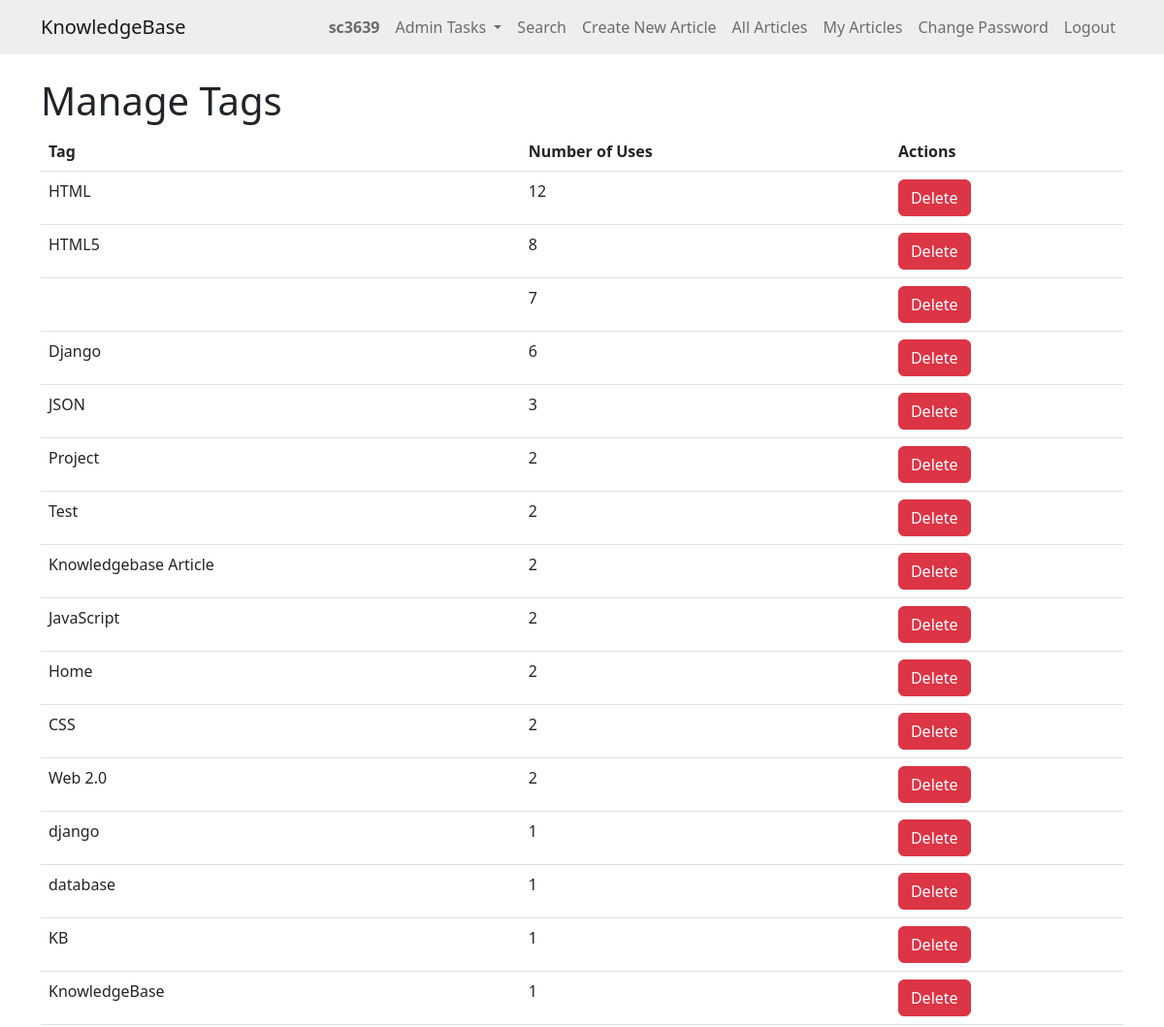
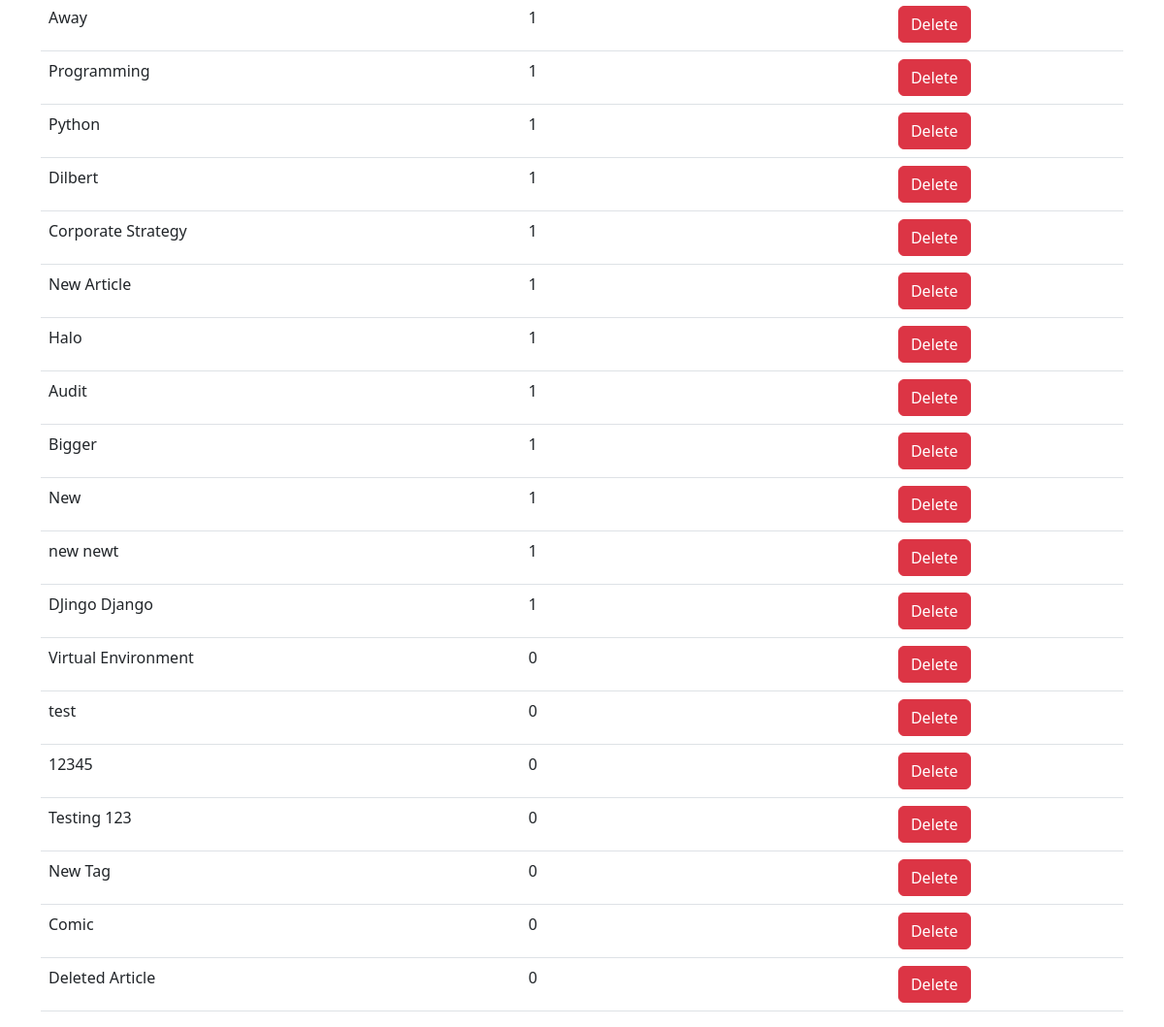
/manage_tags/ (signed in), run on an earlier commit of the app's database (2 pictures, top to bottom).
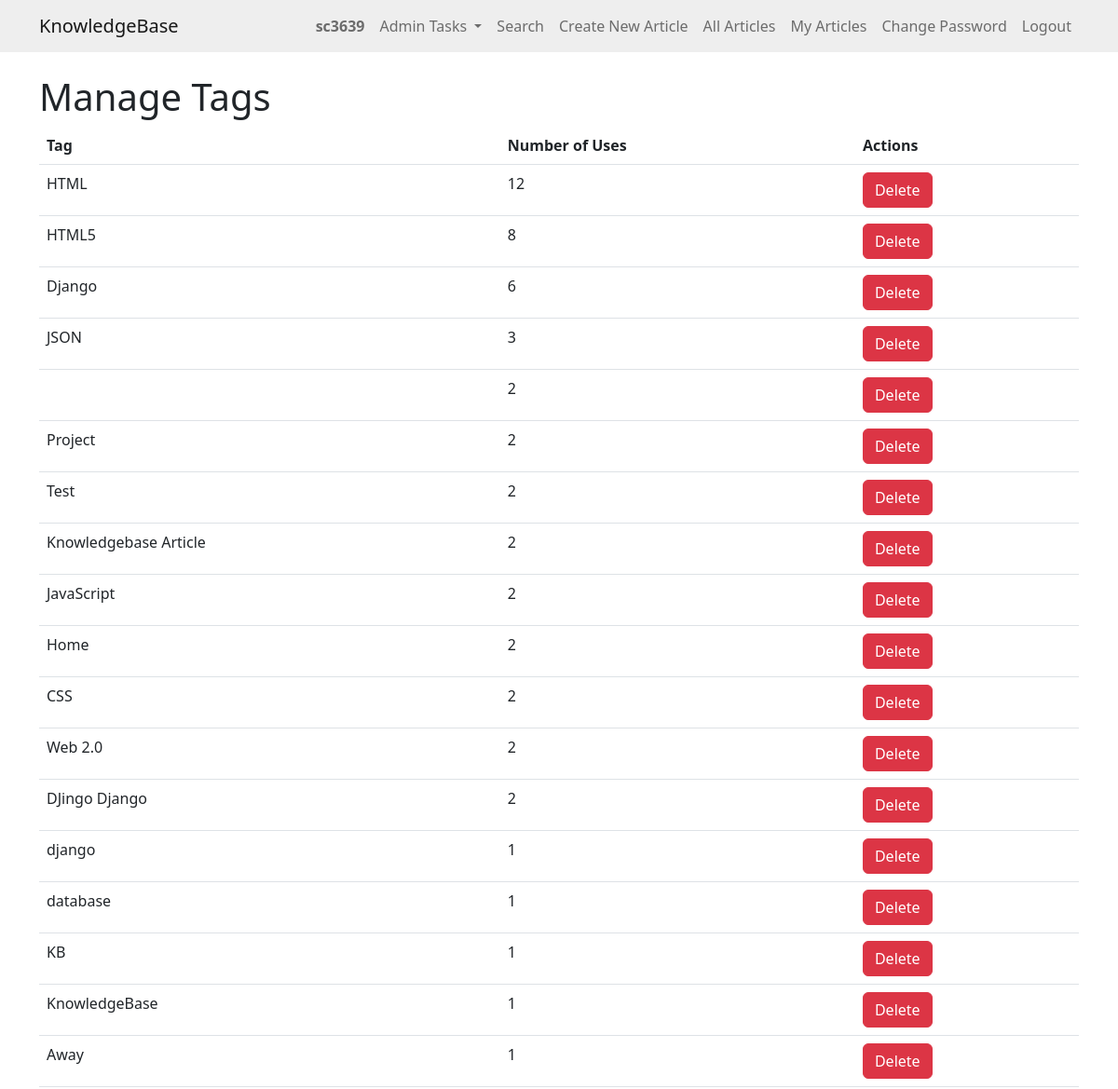
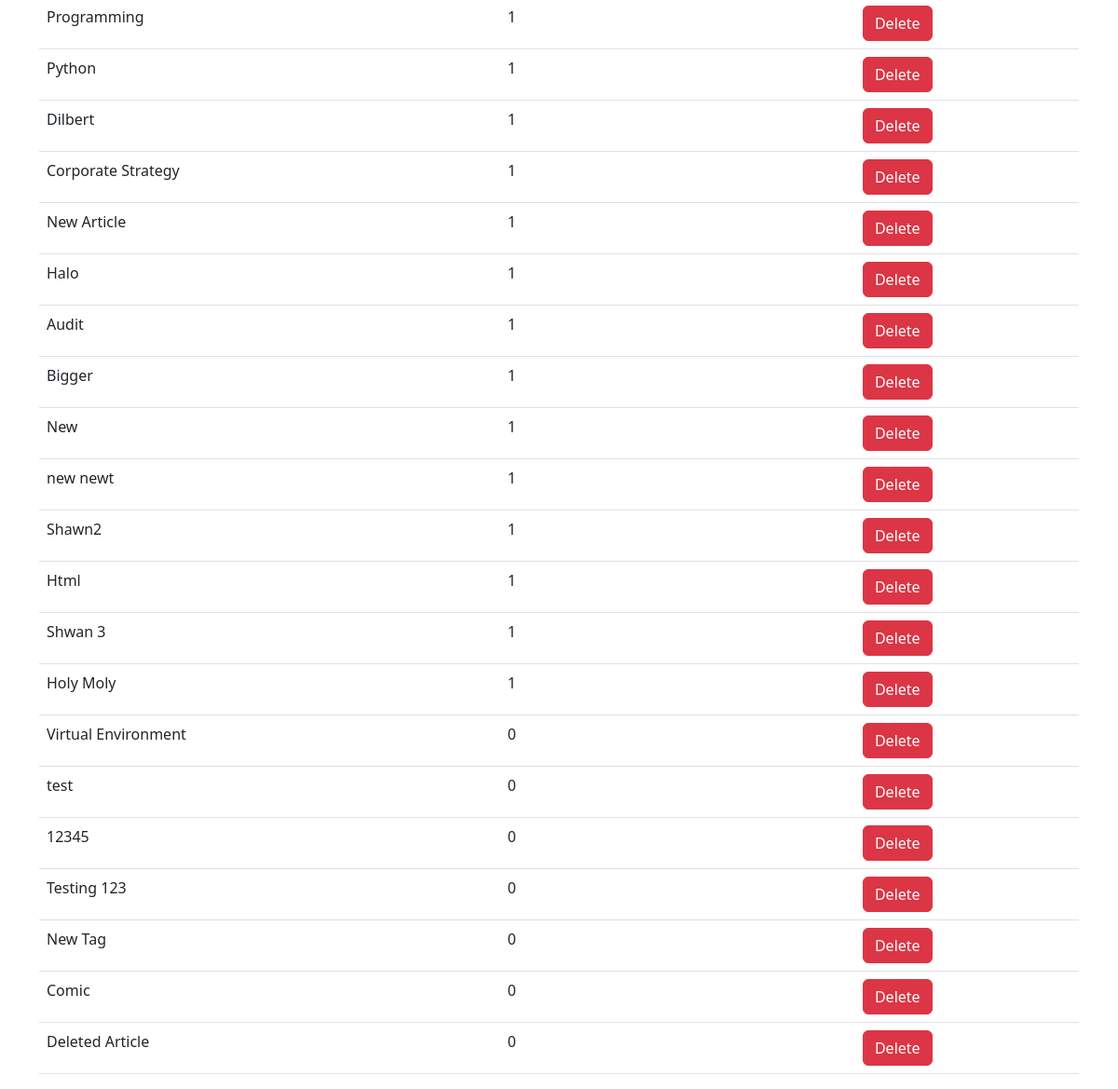
And on a later commit of the database (2 pictures, top to bottom).
### knowledge/models.py (models this page shows, shortened)
class Tag(models.Model):
    name = models.CharField(max_length=100)

### knowledge/views.py (the view)
# urls.py: path('manage_tags/', views.manage_tags, name='manage_tags')
@login_required
def manage_tags(request):
    if not request.user.is_superuser:
            messages.error(request, 'You are not allowed to manage Tags')
            return redirect('home')
    if request.method == 'POST':
        tag_id_to_delete = request.POST.get('tag_id')
        if tag_id_to_delete:
            Tag.objects.filter(id=tag_id_to_delete).delete()
            return redirect('manage_tags')
    tags = Tag.objects.annotate(num_times_used=models.Count('kbentry')).order_by('-num_times_used')
    context = {'tags': tags}
    return render(request, 'knowledge/manage_tags.html', context)

### knowledge/templates/knowledge/manage_tags.html (shortened to what this page needs)
{% extends "knowledge/base.html" %}
{% block content %}
<h1>Manage Tags</h1>
<table class="table">
    <thead>
        <tr>
            <th scope="col">Tag</th>
            <th scope="col">Number of Uses</th>
            <th scope="col">Actions</th>
        </tr>
    </thead>
    <tbody>
        {% for tag in tags %}
        <tr>
            <td>{{ tag.name }}</td>
            <td>
                {{ tag.num_times_used }}
            </td>
            <td>
                <form method="post" action="{% url 'manage_tags' %}">
                    <button type="submit" class="btn btn-danger">Delete</button>
                </form>
            </td>
        </tr>
        {% endfor %}
    </tbody>
</table>
{% endblock %}

What changed in the data, as far as the page shows it:
shown differently, row unchanged: Tag (number 5 of 39 on the later page): num_times_used "7" → "2"; moves down the list
shown differently, row unchanged: Tag "DJingo Django": num_times_used "1" → "2"; moves up the list
added Tag: name "Shawn2", num_times_used "1"
added Tag: name "Html", num_times_used "1"
added Tag: name "Shwan 3", num_times_used "1"
added Tag: name "Holy Moly", num_times_used "1"
